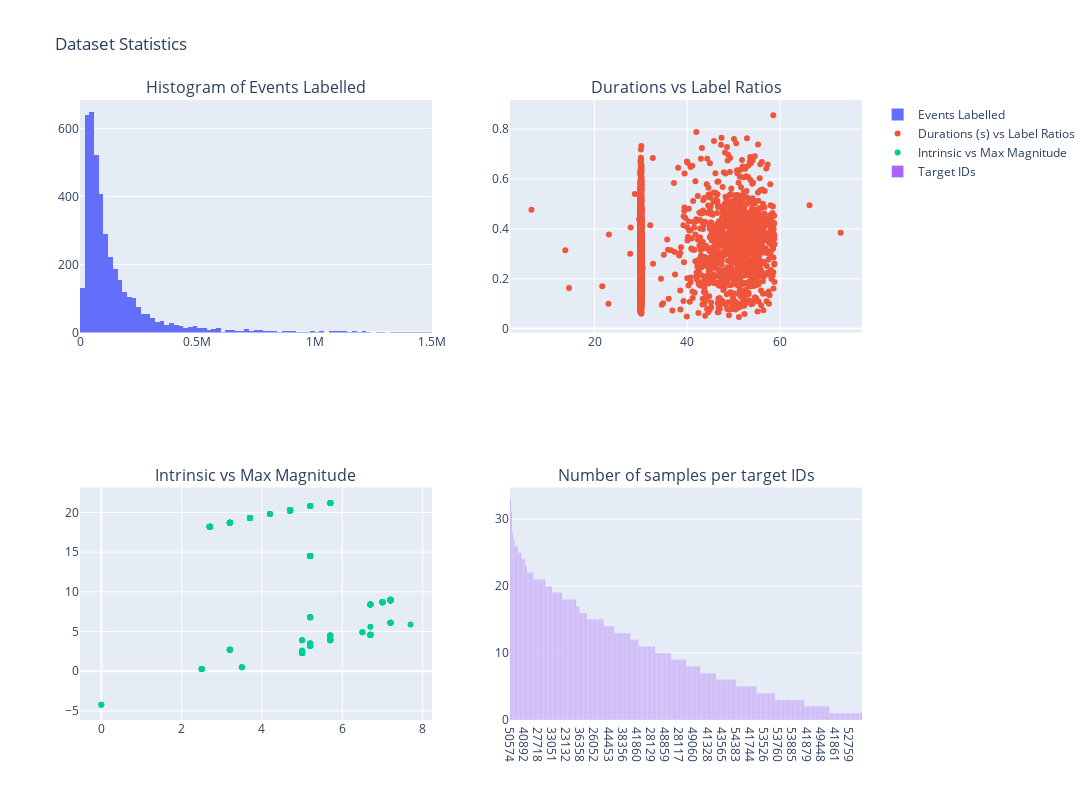

Notebook source saved alongside this figure:
### Code cell
import plotly.express as px
from plotly.subplots import make_subplots
import plotly.graph_objects as go

# Create subplots
fig = make_subplots(
    rows=2, cols=2,
    subplot_titles=(
        "Histogram of Events Labelled",
        "Durations vs Label Ratios",
        "Intrinsic vs Max Magnitude",
        "Number of samples per target IDs"
    )
)

# Add Histogram of Events Labelled
fig.add_trace(
    go.Histogram(x=df['Events Labelled'], name='Events Labelled'),
    row=1, col=1
)

# Add Scatter plot of Durations vs Label Ratios
fig.add_trace(
    go.Scatter(x=df['Duration Labelled (s)'], y=df['Label Ratios'], mode='markers', name='Durations (s) vs Label Ratios'),
    row=1, col=2
)

# Add Scatter plot of Event Labelled On/Off Ratio vs Maximum Magnitude
fig.add_trace(
    go.Scatter(x=df['Intrinsic magnitude'], y=df['Maximum magnitude'], mode='markers', name='Intrinsic vs Max Magnitude'),
    row=2, col=1
)

# Assuming df['Target id'].value_counts().to_numpy() is stored in target_id_counts
target_id_counts = df['Target id'].value_counts().to_numpy()
target_id_labels = df['Target id'].value_counts().index.to_numpy()

# Add Bar plot of Target IDs
fig.add_trace(
    go.Bar(x=target_id_labels, y=target_id_counts, name='Target IDs'),
    row=2, col=2
)

# Update layout
fig.update_layout(height=800, width=1200, title_text="Dataset Statistics")

# Show plot
fig.show()

### Figure 1 — Plotly figure (JSON) as saved in the notebook; plotly's stock layout.template omitted (floating-point values rounded to 4 significant figures; data arrays with more than 128 entries replaced by an {"elided": "..."} marker saying what was removed)
{"data": [{"name": "Events Labelled", "type": "histogram", "x": {"elided": "4144 int values"}, "xaxis": "x", "yaxis": "y"}, {"mode": "markers", "name": "Durations (s) vs Label Ratios", "type": "scatter", "x": {"elided": "4144 float values"}, "xaxis": "x2", "y": {"elided": "4144 float values"}, "yaxis": "y2"}, {"mode": "markers", "name": "Intrinsic vs Max Magnitude", "type": "scatter", "x": {"elided": "4144 float values"}, "xaxis": "x3", "y": {"elided": "4144 float values"}, "yaxis": "y3"}, {"name": "Target IDs", "type": "bar", "x": {"elided": "423 str values"}, "xaxis": "x4", "y": {"elided": "423 int values"}, "yaxis": "y4"}], "layout": {"annotations": [{"font": {"size": 16}, "showarrow": false, "text": "Histogram of Events Labelled", "x": 0.225, "xanchor": "center", "xref": "paper", "y": 1, "yanchor": "bottom", "yref": "paper"}, {"font": {"size": 16}, "showarrow": false, "text": "Durations vs Label Ratios", "x": 0.775, "xanchor": "center", "xref": "paper", "y": 1, "yanchor": "bottom", "yref": "paper"}, {"font": {"size": 16}, "showarrow": false, "text": "Intrinsic vs Max Magnitude", "x": 0.225, "xanchor": "center", "xref": "paper", "y": 0.375, "yanchor": "bottom", "yref": "paper"}, {"font": {"size": 16}, "showarrow": false, "text": "Number of samples per target IDs", "x": 0.775, "xanchor": "center", "xref": "paper", "y": 0.375, "yanchor": "bottom", "yref": "paper"}], "height": 800, "title": {"text": "Dataset Statistics"}, "width": 1200, "xaxis": {"anchor": "y", "domain": [0, 0.45]}, "xaxis2": {"anchor": "y2", "domain": [0.55, 1]}, "xaxis3": {"anchor": "y3", "domain": [0, 0.45]}, "xaxis4": {"anchor": "y4", "domain": [0.55, 1]}, "yaxis": {"anchor": "x", "domain": [0.625, 1]}, "yaxis2": {"anchor": "x2", "domain": [0.625, 1]}, "yaxis3": {"anchor": "x3", "domain": [0, 0.375]}, "yaxis4": {"anchor": "x4", "domain": [0, 0.375]}}}
